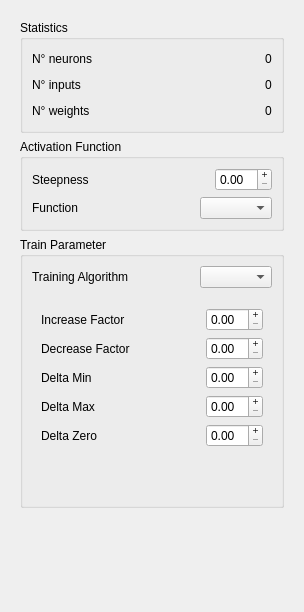
<ui version="4.0" >
 <class>NeuronProperty</class>
 <widget class="QWidget" name="NeuronProperty" >
  <property name="geometry" >
   <rect>
    <x>0</x>
    <y>0</y>
    <width>300</width>
    <height>612</height>
   </rect>
  </property>
  <property name="windowTitle" >
   <string>Neuron Parameters</string>
  </property>
  <layout class="QVBoxLayout" >
   <property name="spacing" >
    <number>6</number>
   </property>
   <item>
    <widget class="QStackedWidget" name="stackedWidget" >
     <property name="currentIndex" >
      <number>1</number>
     </property>
     <widget class="QWidget" name="page" >
      <layout class="QVBoxLayout" >
       <item>
        <spacer>
         <property name="orientation" >
          <enum>Qt::Vertical</enum>
         </property>
         <property name="sizeHint" >
          <size>
           <width>20</width>
           <height>40</height>
          </size>
         </property>
        </spacer>
       </item>
       <item>
        <widget class="QLabel" name="label_6" >
         <property name="text" >
          <string>Please select a Neuron</string>
         </property>
         <property name="alignment" >
          <set>Qt::AlignCenter</set>
         </property>
        </widget>
       </item>
       <item>
        <spacer>
         <property name="orientation" >
          <enum>Qt::Vertical</enum>
         </property>
         <property name="sizeHint" >
          <size>
           <width>20</width>
           <height>40</height>
          </size>
         </property>
        </spacer>
       </item>
      </layout>
     </widget>
     <widget class="QWidget" name="page_2" >
      <layout class="QVBoxLayout" >
       <item>
        <widget class="QGroupBox" name="groupBox" >
         <property name="title" >
          <string>Statistics</string>
         </property>
         <layout class="QVBoxLayout" >
          <item>
           <layout class="QHBoxLayout" >
            <item>
             <widget class="QLabel" name="label_3" >
              <property name="text" >
               <string>N° neurons</string>
              </property>
             </widget>
            </item>
            <item>
             <spacer>
              <property name="orientation" >
               <enum>Qt::Horizontal</enum>
              </property>
              <property name="sizeHint" >
               <size>
                <width>40</width>
                <height>20</height>
               </size>
              </property>
             </spacer>
            </item>
            <item>
             <widget class="QLabel" name="lblNumNeurons" >
              <property name="text" >
               <string>0</string>
              </property>
              <property name="textFormat" >
               <enum>Qt::AutoText</enum>
              </property>
             </widget>
            </item>
           </layout>
          </item>
          <item>
           <layout class="QHBoxLayout" >
            <item>
             <widget class="QLabel" name="label_4" >
              <property name="text" >
               <string>N° inputs</string>
              </property>
             </widget>
            </item>
            <item>
             <spacer>
              <property name="orientation" >
               <enum>Qt::Horizontal</enum>
              </property>
              <property name="sizeHint" >
               <size>
                <width>40</width>
                <height>20</height>
               </size>
              </property>
             </spacer>
            </item>
            <item>
             <widget class="QLabel" name="lblNumInputs" >
              <property name="text" >
               <string>0</string>
              </property>
             </widget>
            </item>
           </layout>
          </item>
          <item>
           <layout class="QHBoxLayout" >
            <item>
             <widget class="QLabel" name="label_5" >
              <property name="text" >
               <string>N° weights</string>
              </property>
             </widget>
            </item>
            <item>
             <spacer>
              <property name="orientation" >
               <enum>Qt::Horizontal</enum>
              </property>
              <property name="sizeHint" >
               <size>
                <width>40</width>
                <height>20</height>
               </size>
              </property>
             </spacer>
            </item>
            <item>
             <widget class="QLabel" name="lblNumWeights" >
              <property name="text" >
               <string>0</string>
              </property>
             </widget>
            </item>
           </layout>
          </item>
         </layout>
        </widget>
       </item>
       <item>
        <widget class="QGroupBox" name="groupBox_2" >
         <property name="title" >
          <string>Activation Function</string>
         </property>
         <layout class="QVBoxLayout" >
          <item>
           <layout class="QHBoxLayout" >
            <item>
             <widget class="QLabel" name="label_2" >
              <property name="text" >
               <string>Steepness</string>
              </property>
             </widget>
            </item>
            <item>
             <spacer>
              <property name="orientation" >
               <enum>Qt::Horizontal</enum>
              </property>
              <property name="sizeHint" >
               <size>
                <width>40</width>
                <height>20</height>
               </size>
              </property>
             </spacer>
            </item>
            <item>
             <widget class="QDoubleSpinBox" name="spinSteepness" >
              <property name="buttonSymbols" >
               <enum>QAbstractSpinBox::PlusMinus</enum>
              </property>
             </widget>
            </item>
           </layout>
          </item>
          <item>
           <layout class="QHBoxLayout" >
            <property name="spacing" >
             <number>6</number>
            </property>
            <property name="leftMargin" >
             <number>0</number>
            </property>
            <property name="topMargin" >
             <number>0</number>
            </property>
            <property name="rightMargin" >
             <number>0</number>
            </property>
            <property name="bottomMargin" >
             <number>0</number>
            </property>
            <item>
             <widget class="QLabel" name="label" >
              <property name="text" >
               <string>Function</string>
              </property>
              <property name="buddy" >
               <cstring>cmbActivationFunction</cstring>
              </property>
             </widget>
            </item>
            <item>
             <spacer>
              <property name="orientation" >
               <enum>Qt::Horizontal</enum>
              </property>
              <property name="sizeHint" >
               <size>
                <width>40</width>
                <height>20</height>
               </size>
              </property>
             </spacer>
            </item>
            <item>
             <widget class="QComboBox" name="cmbActivationFunction" />
            </item>
           </layout>
          </item>
         </layout>
        </widget>
       </item>
       <item>
        <widget class="QGroupBox" name="groupBox_3" >
         <property name="title" >
          <string>Train Parameter</string>
         </property>
         <layout class="QVBoxLayout" >
          <item>
           <layout class="QHBoxLayout" >
            <item>
             <widget class="QLabel" name="label_7" >
              <property name="text" >
               <string>Training Algorithm</string>
              </property>
             </widget>
            </item>
            <item>
             <spacer>
              <property name="orientation" >
               <enum>Qt::Horizontal</enum>
              </property>
              <property name="sizeHint" >
               <size>
                <width>40</width>
                <height>20</height>
               </size>
              </property>
             </spacer>
            </item>
            <item>
             <widget class="QComboBox" name="cmbTrainAlgorithm" />
            </item>
           </layout>
          </item>
          <item>
           <spacer>
            <property name="orientation" >
             <enum>Qt::Vertical</enum>
            </property>
            <property name="sizeType" >
             <enum>QSizePolicy::Fixed</enum>
            </property>
            <property name="sizeHint" >
             <size>
              <width>20</width>
              <height>5</height>
             </size>
            </property>
           </spacer>
          </item>
          <item>
           <widget class="QStackedWidget" name="stackedTrainParam" >
            <property name="currentIndex" >
             <number>1</number>
            </property>
            <widget class="QWidget" name="page_3" >
             <layout class="QVBoxLayout" >
              <item>
               <layout class="QHBoxLayout" >
                <item>
                 <widget class="QLabel" name="label_8" >
                  <property name="text" >
                   <string>Learning Momentum</string>
                  </property>
                 </widget>
                </item>
                <item>
                 <spacer>
                  <property name="orientation" >
                   <enum>Qt::Horizontal</enum>
                  </property>
                  <property name="sizeHint" >
                   <size>
                    <width>40</width>
                    <height>20</height>
                   </size>
                  </property>
                 </spacer>
                </item>
                <item>
                 <widget class="QDoubleSpinBox" name="spinLearningMomentum" >
                  <property name="buttonSymbols" >
                   <enum>QAbstractSpinBox::PlusMinus</enum>
                  </property>
                 </widget>
                </item>
               </layout>
              </item>
              <item>
               <layout class="QHBoxLayout" >
                <item>
                 <widget class="QLabel" name="label_9" >
                  <property name="text" >
                   <string>Learning Rate</string>
                  </property>
                 </widget>
                </item>
                <item>
                 <spacer>
                  <property name="orientation" >
                   <enum>Qt::Horizontal</enum>
                  </property>
                  <property name="sizeHint" >
                   <size>
                    <width>40</width>
                    <height>20</height>
                   </size>
                  </property>
                 </spacer>
                </item>
                <item>
                 <widget class="QDoubleSpinBox" name="spinLearningRate" >
                  <property name="buttonSymbols" >
                   <enum>QAbstractSpinBox::PlusMinus</enum>
                  </property>
                 </widget>
                </item>
               </layout>
              </item>
              <item>
               <spacer>
                <property name="orientation" >
                 <enum>Qt::Vertical</enum>
                </property>
                <property name="sizeHint" >
                 <size>
                  <width>20</width>
                  <height>40</height>
                 </size>
                </property>
               </spacer>
              </item>
             </layout>
            </widget>
            <widget class="QWidget" name="page_4" >
             <layout class="QVBoxLayout" >
              <item>
               <layout class="QHBoxLayout" >
                <item>
                 <widget class="QLabel" name="label_10" >
                  <property name="text" >
                   <string>Increase Factor</string>
                  </property>
                 </widget>
                </item>
                <item>
                 <spacer>
                  <property name="orientation" >
                   <enum>Qt::Horizontal</enum>
                  </property>
                  <property name="sizeHint" >
                   <size>
                    <width>40</width>
                    <height>20</height>
                   </size>
                  </property>
                 </spacer>
                </item>
                <item>
                 <widget class="QDoubleSpinBox" name="spinIncreaseFactor" >
                  <property name="buttonSymbols" >
                   <enum>QAbstractSpinBox::PlusMinus</enum>
                  </property>
                 </widget>
                </item>
               </layout>
              </item>
              <item>
               <layout class="QHBoxLayout" >
                <item>
                 <widget class="QLabel" name="label_11" >
                  <property name="text" >
                   <string>Decrease Factor</string>
                  </property>
                 </widget>
                </item>
                <item>
                 <spacer>
                  <property name="orientation" >
                   <enum>Qt::Horizontal</enum>
                  </property>
                  <property name="sizeHint" >
                   <size>
                    <width>40</width>
                    <height>20</height>
                   </size>
                  </property>
                 </spacer>
                </item>
                <item>
                 <widget class="QDoubleSpinBox" name="spinDecreaseFactor" >
                  <property name="buttonSymbols" >
                   <enum>QAbstractSpinBox::PlusMinus</enum>
                  </property>
                 </widget>
                </item>
               </layout>
              </item>
              <item>
               <layout class="QHBoxLayout" >
                <item>
                 <widget class="QLabel" name="label_12" >
                  <property name="text" >
                   <string>Delta Min</string>
                  </property>
                 </widget>
                </item>
                <item>
                 <spacer>
                  <property name="orientation" >
                   <enum>Qt::Horizontal</enum>
                  </property>
                  <property name="sizeHint" >
                   <size>
                    <width>40</width>
                    <height>20</height>
                   </size>
                  </property>
                 </spacer>
                </item>
                <item>
                 <widget class="QDoubleSpinBox" name="spinDeltaMin" >
                  <property name="buttonSymbols" >
                   <enum>QAbstractSpinBox::PlusMinus</enum>
                  </property>
                 </widget>
                </item>
               </layout>
              </item>
              <item>
               <layout class="QHBoxLayout" >
                <item>
                 <widget class="QLabel" name="label_13" >
                  <property name="text" >
                   <string>Delta Max</string>
                  </property>
                 </widget>
                </item>
                <item>
                 <spacer>
                  <property name="orientation" >
                   <enum>Qt::Horizontal</enum>
                  </property>
                  <property name="sizeHint" >
                   <size>
                    <width>40</width>
                    <height>20</height>
                   </size>
                  </property>
                 </spacer>
                </item>
                <item>
                 <widget class="QDoubleSpinBox" name="spinDeltaMax" >
                  <property name="buttonSymbols" >
                   <enum>QAbstractSpinBox::PlusMinus</enum>
                  </property>
                 </widget>
                </item>
               </layout>
              </item>
              <item>
               <layout class="QHBoxLayout" >
                <item>
                 <widget class="QLabel" name="label_14" >
                  <property name="text" >
                   <string>Delta Zero</string>
                  </property>
                 </widget>
                </item>
                <item>
                 <spacer>
                  <property name="orientation" >
                   <enum>Qt::Horizontal</enum>
                  </property>
                  <property name="sizeHint" >
                   <size>
                    <width>40</width>
                    <height>20</height>
                   </size>
                  </property>
                 </spacer>
                </item>
                <item>
                 <widget class="QDoubleSpinBox" name="spinDeltaZero" >
                  <property name="buttonSymbols" >
                   <enum>QAbstractSpinBox::PlusMinus</enum>
                  </property>
                 </widget>
                </item>
               </layout>
              </item>
              <item>
               <spacer>
                <property name="orientation" >
                 <enum>Qt::Vertical</enum>
                </property>
                <property name="sizeHint" >
                 <size>
                  <width>20</width>
                  <height>40</height>
                 </size>
                </property>
               </spacer>
              </item>
             </layout>
            </widget>
           </widget>
          </item>
         </layout>
        </widget>
       </item>
       <item>
        <spacer>
         <property name="orientation" >
          <enum>Qt::Vertical</enum>
         </property>
         <property name="sizeHint" >
          <size>
           <width>264</width>
           <height>31</height>
          </size>
         </property>
        </spacer>
       </item>
      </layout>
     </widget>
    </widget>
   </item>
  </layout>
 </widget>
 <resources/>
 <connections/>
</ui>
